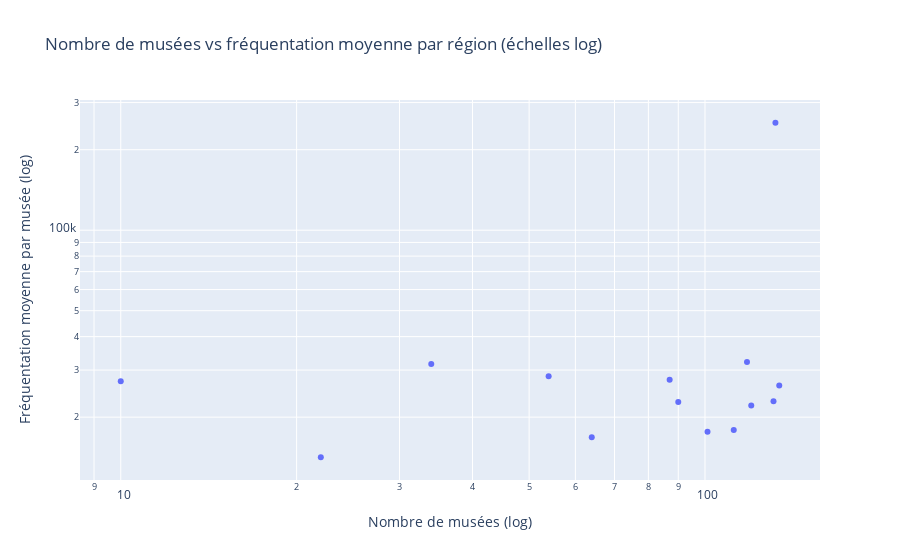

Write notebook code for a chart like this one.
### Code cell
import plotly.express as px

fig = px.scatter(
    df_region_scatter,
    x="nb_musees",
    y="freq_moyenne",
    hover_name="region",
    hover_data={"nb_musees": True, "freq_moyenne": ":.0f"},
    log_x=True,
    log_y=True,
    title="Nombre de musées vs fréquentation moyenne par région (échelles log)"
)

fig.update_layout(
    xaxis_title="Nombre de musées (log)",
    yaxis_title="Fréquentation moyenne par musée (log)",
    
)

fig.show()

### Figure 1 — Plotly figure (JSON) as saved in the notebook; plotly's stock layout.template omitted (floating-point values rounded to 4 significant figures)
{"data": [{"hovertemplate": "<b>%{hovertext}</b><br><br>nb_musees=%{x}<br>freq_moyenne=%{y:.0f}<extra></extra>", "hovertext": ["Auvergne-Rhône-Alpes", "Bourgogne-Franche-Comté", "Bretagne", "Centre-Val de Loire", "Corse", "Grand Est", "Hauts-de-France", "Normandie", "Nouvelle-Aquitaine", "Occitanie", "Pays-de-la-Loire", "Provence-Alpes-Côte-d'Azur", "Territoires et départements d'outre-mer", "Île-de-France"], "legendgroup": "", "marker": {"color": "#636efa", "symbol": "circle"}, "mode": "markers", "name": "", "orientation": "v", "showlegend": false, "type": "scatter", "x": [134, 101, 34, 64, 10, 120, 87, 90, 112, 131, 54, 118, 22, 132], "xaxis": "x", "y": [26260.0, 17650.0, 31620.0, 16820.0, 27250.0, 22130.0, 27610.0, 22770.0, 17920.0, 22950.0, 28420.0, 32150.0, 14160.0, 252200.0], "yaxis": "y"}], "layout": {"legend": {"tracegroupgap": 0}, "title": {"text": "Nombre de musées vs fréquentation moyenne par région (échelles log)"}, "xaxis": {"anchor": "y", "domain": [0, 1], "title": {"text": "Nombre de musées (log)"}, "type": "log"}, "yaxis": {"anchor": "x", "domain": [0, 1], "title": {"text": "Fréquentation moyenne par musée (log)"}, "type": "log"}}}
